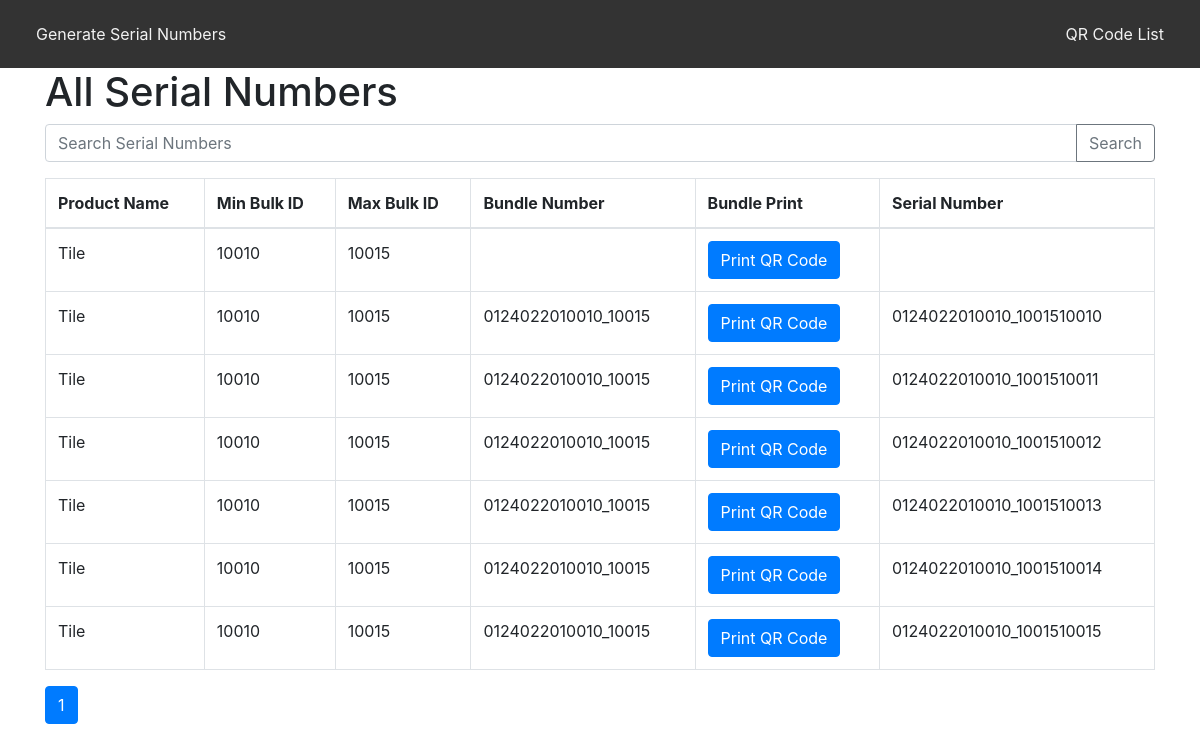
Before: / with the older database file.
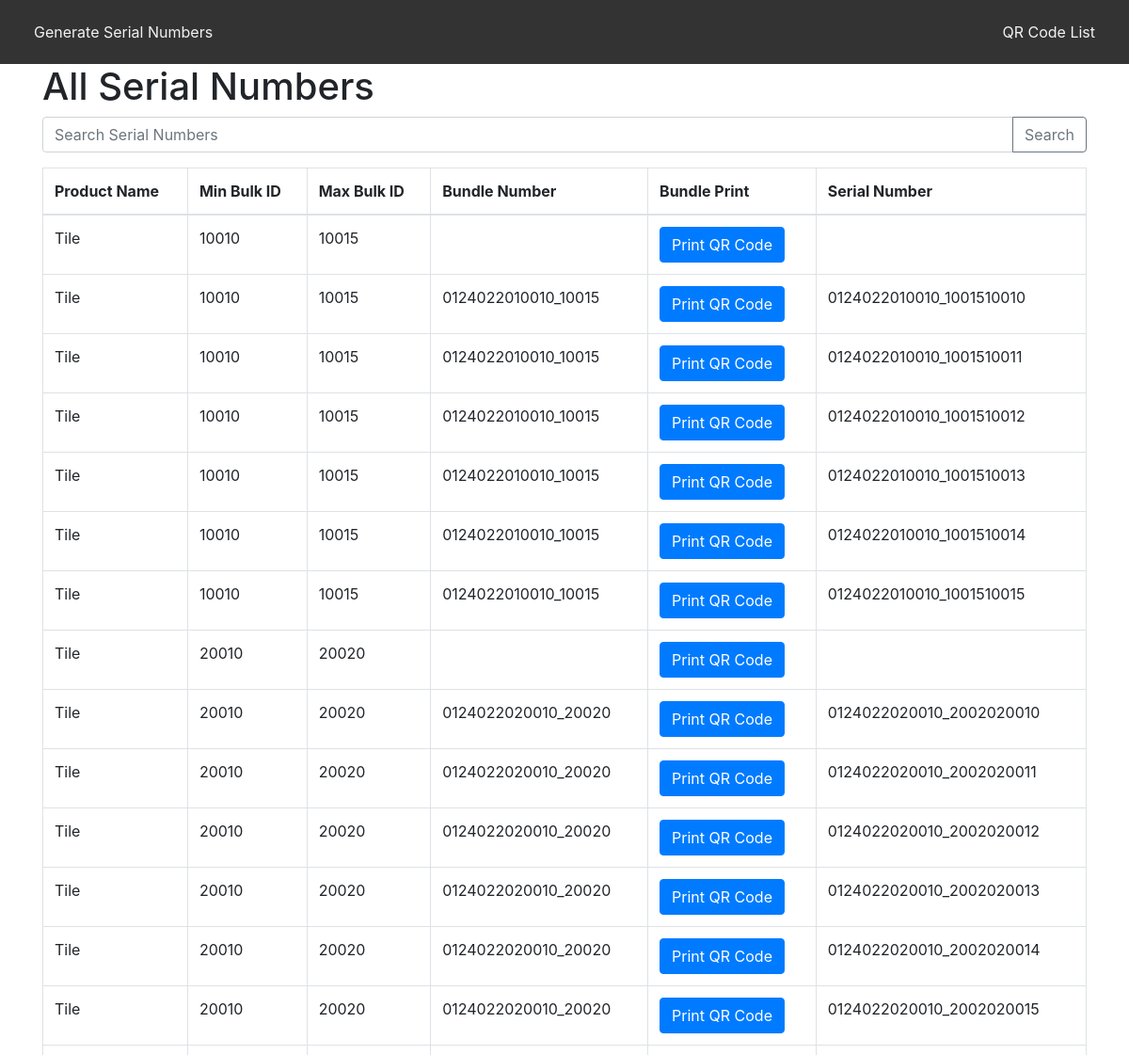
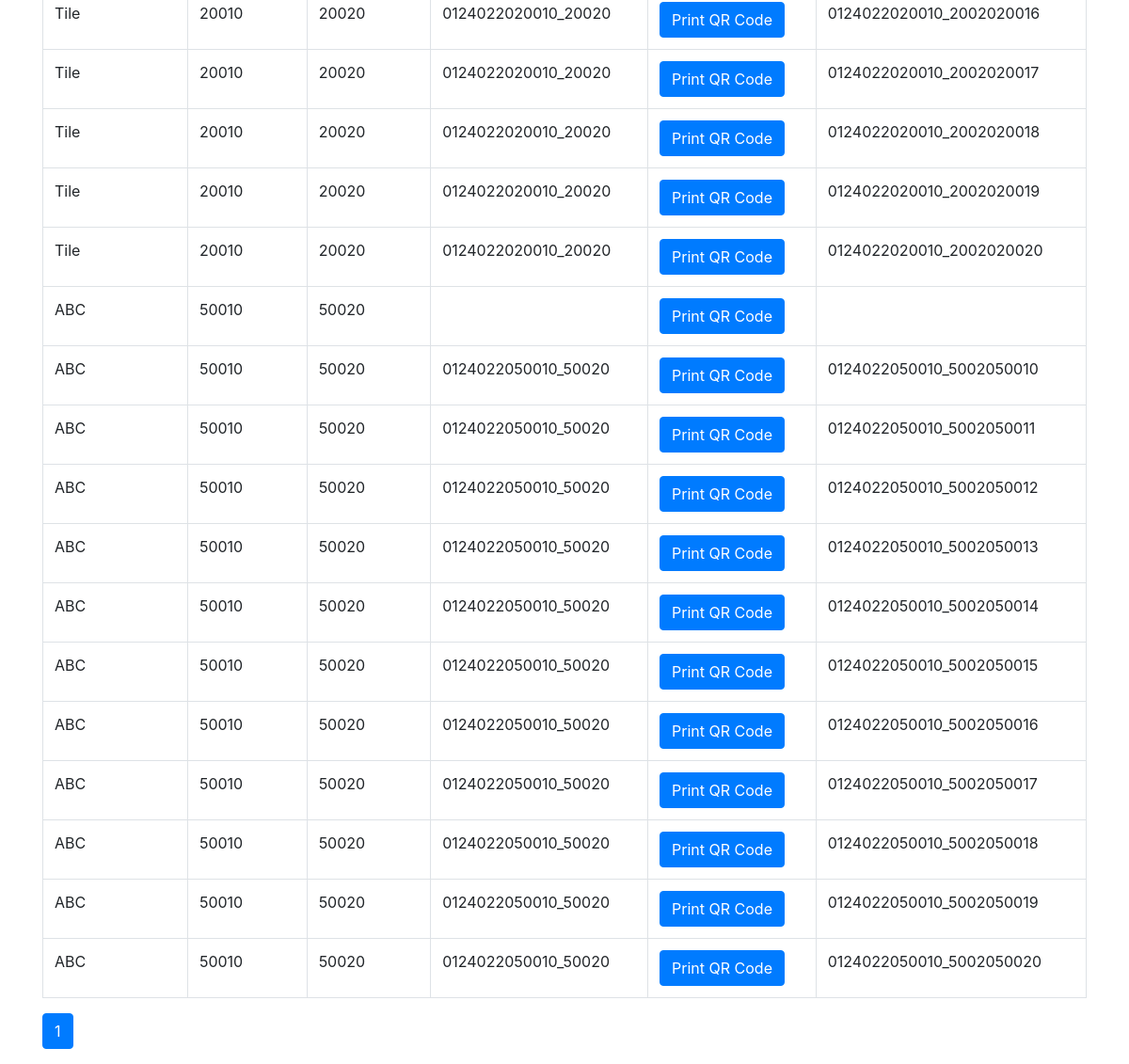
After: the same page with the newer database file (2 pictures, top to bottom).
### generator/models.py (models this page shows, shortened)
class SerialNumber(models.Model):
    product_name = models.CharField(max_length=100)
    product_id = models.IntegerField(default=1)  # Added product_id field with a default value
    min_bulk_id = models.IntegerField()
    max_bulk_id = models.IntegerField()
    created_at = models.DateTimeField(auto_now_add=True)
    serial_number = models.CharField(max_length=255)
    qr_code_path = models.CharField(max_length=255)

### generator/views.py (the view)
# urls.py: path('',views.view_generated_serial_numbers,name='view_qr_code'),
def  view_generated_serial_numbers(request):
    serial_numbers = SerialNumber.objects.all()
    for serial_number in serial_numbers:
        serial_number.bundle_number = serial_number.serial_number[:19]
    return  render(request, 'qr_code_list.html', {'serial_numbers': serial_numbers})

### templates/qr_code_list.html (shortened to what this page needs)
<!DOCTYPE html>
<html lang="en">
<head>{% include 'navigation_bar.html' %}
    <link href="https://stackpath.bootstrapcdn.com/bootstrap/4.5.2/css/bootstrap.min.css" rel="stylesheet">
</head>
<body>
    <div class="container">
        <h1>All Serial Numbers</h1>
        <div class="input-group mb-3 search-bar">
            <input type="text" class="form-control" placeholder="Search Serial Numbers" id="searchInput">
            <div class="input-group-append">
                <button class="btn btn-outline-secondary" type="button" id="searchBtn">Search</button>
            </div>
        </div>
          <table class="table table-bordered" id="serialNumbersTable">
            <thead>
                <tr>
                    <th>Product Name</th>
                    <th>Min Bulk ID</th>
                    <th>Max Bulk ID</th>
                    <th>Bundle Number</th>
                    <th>Bundle Print</th>
                    <th>Serial Number</th>
                </tr>
            </thead>
            <tbody>
                {% for serial_number in serial_numbers %}
                <tr>
                    <td>{{ serial_number.product_name }}</td>
                    <td>{{ serial_number.min_bulk_id }}</td>
                    <td>{{ serial_number.max_bulk_id }}</td>
                    <td>{{ serial_number.bundle_number }}</td>
                    <td><a href="print_qr_code/{{ serial_number.bundle_number }}" target="_blank" class="btn btn-primary">Print QR Code</a></td>
                    <td>{{ serial_number.serial_number }}</td>
                </tr>
                {% endfor %}
            </tbody>
        </table>
        <nav aria-label="Page navigation example">
            <ul class="pagination" id="pagination"></ul>
        </nav>
    </div>
</body>
</html>

Changed rows visible on the page:
added SerialNumber: product_name "Tile", min_bulk_id "20010", max_bulk_id "20020"
added SerialNumber: product_name "Tile", min_bulk_id "20010", max_bulk_id "20020", bundle_number "0124022020010_20020", serial_number "0124022020010_2002020010"
added SerialNumber: product_name "Tile", min_bulk_id "20010", max_bulk_id "20020", bundle_number "0124022020010_20020", serial_number "0124022020010_2002020011"
added SerialNumber: product_name "Tile", min_bulk_id "20010", max_bulk_id "20020", bundle_number "0124022020010_20020", serial_number "0124022020010_2002020012"
added SerialNumber: product_name "Tile", min_bulk_id "20010", max_bulk_id "20020", bundle_number "0124022020010_20020", serial_number "0124022020010_2002020013"
added SerialNumber: product_name "Tile", min_bulk_id "20010", max_bulk_id "20020", bundle_number "0124022020010_20020", serial_number "0124022020010_2002020014"
added SerialNumber: product_name "Tile", min_bulk_id "20010", max_bulk_id "20020", bundle_number "0124022020010_20020", serial_number "0124022020010_2002020015"
added SerialNumber: product_name "Tile", min_bulk_id "20010", max_bulk_id "20020", bundle_number "0124022020010_20020", serial_number "0124022020010_2002020016"
added SerialNumber: product_name "Tile", min_bulk_id "20010", max_bulk_id "20020", bundle_number "0124022020010_20020", serial_number "0124022020010_2002020017"
added SerialNumber: product_name "Tile", min_bulk_id "20010", max_bulk_id "20020", bundle_number "0124022020010_20020", serial_number "0124022020010_2002020018"
added SerialNumber: product_name "Tile", min_bulk_id "20010", max_bulk_id "20020", bundle_number "0124022020010_20020", serial_number "0124022020010_2002020019"
added SerialNumber: product_name "Tile", min_bulk_id "20010", max_bulk_id "20020", bundle_number "0124022020010_20020", serial_number "0124022020010_2002020020"
added SerialNumber: product_name "ABC", min_bulk_id "50010", max_bulk_id "50020"
added SerialNumber: product_name "ABC", min_bulk_id "50010", max_bulk_id "50020", bundle_number "0124022050010_50020", serial_number "0124022050010_5002050010"
added SerialNumber: product_name "ABC", min_bulk_id "50010", max_bulk_id "50020", bundle_number "0124022050010_50020", serial_number "0124022050010_5002050011"
added SerialNumber: product_name "ABC", min_bulk_id "50010", max_bulk_id "50020", bundle_number "0124022050010_50020", serial_number "0124022050010_5002050012"
added SerialNumber: product_name "ABC", min_bulk_id "50010", max_bulk_id "50020", bundle_number "0124022050010_50020", serial_number "0124022050010_5002050013"
added SerialNumber: product_name "ABC", min_bulk_id "50010", max_bulk_id "50020", bundle_number "0124022050010_50020", serial_number "0124022050010_5002050014"
added SerialNumber: product_name "ABC", min_bulk_id "50010", max_bulk_id "50020", bundle_number "0124022050010_50020", serial_number "0124022050010_5002050015"
added SerialNumber: product_name "ABC", min_bulk_id "50010", max_bulk_id "50020", bundle_number "0124022050010_50020", serial_number "0124022050010_5002050016"
added SerialNumber: product_name "ABC", min_bulk_id "50010", max_bulk_id "50020", bundle_number "0124022050010_50020", serial_number "0124022050010_5002050017"
added SerialNumber: product_name "ABC", min_bulk_id "50010", max_bulk_id "50020", bundle_number "0124022050010_50020", serial_number "0124022050010_5002050018"
added SerialNumber: product_name "ABC", min_bulk_id "50010", max_bulk_id "50020", bundle_number "0124022050010_50020", serial_number "0124022050010_5002050019"
added SerialNumber: product_name "ABC", min_bulk_id "50010", max_bulk_id "50020", bundle_number "0124022050010_50020", serial_number "0124022050010_5002050020"
